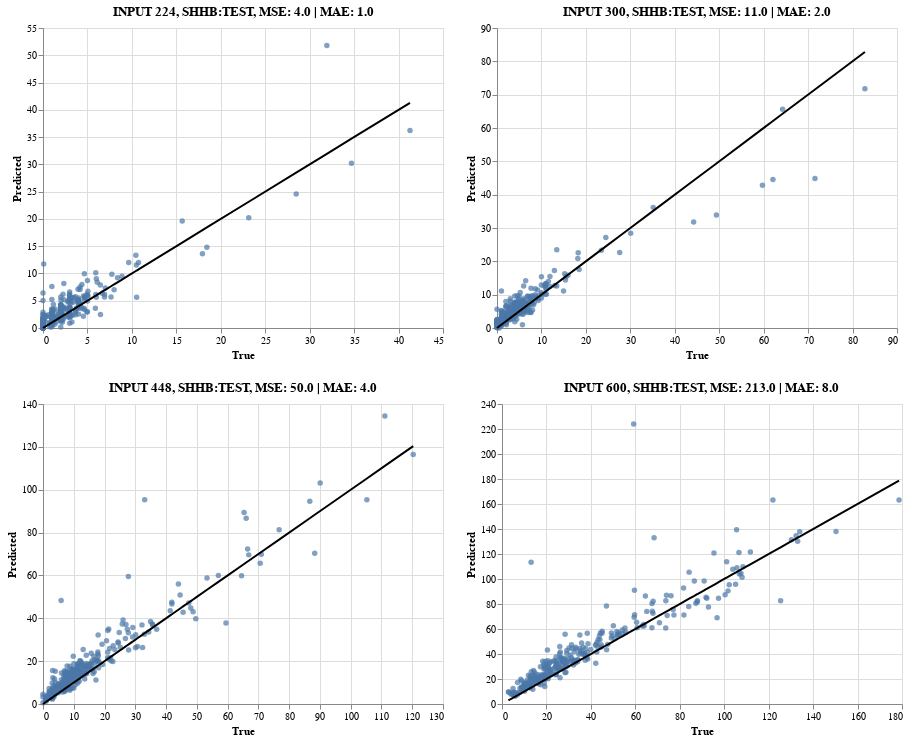

The notebook cell saved with this chart:
### Markdown cell above
Plot baseline model performance on the test set

### Code cell
baseline_shhb_test_224 = generate_plot_from_csv(
    name="vgg16baseline", dataset="SHHB", ds_type="test",
    cropsize=224
)

baseline_shhb_test_300 = generate_plot_from_csv(
    name="vgg16baseline", dataset="SHHB", ds_type="test",
    cropsize=300
)

baseline_shhb_test_448 = generate_plot_from_csv(
    name="vgg16baseline", dataset="SHHB", ds_type="test",
    cropsize=448
)

baseline_shhb_test_600 = generate_plot_from_csv(
    name="vgg16baseline", dataset="SHHB", ds_type="test",
    cropsize=600
)

ah = alt.hconcat(baseline_shhb_test_224, baseline_shhb_test_300)
av = alt.hconcat(baseline_shhb_test_448 | baseline_shhb_test_600)
chart = alt.vconcat(ah, av)
chart

### Figure 1 — Vega-Lite specification as saved in the notebook (floating-point values rounded to 4 significant figures; data arrays with more than 128 entries replaced by an {"elided": "..."} marker saying what was removed)
{"config": {"view": {"continuousWidth": 400, "continuousHeight": 300}}, "vconcat": [{"hconcat": [{"layer": [{"mark": "circle", "encoding": {"tooltip": [{"type": "quantitative", "field": "true_labels"}, {"type": "quantitative", "field": "predicted_labels"}], "x": {"type": "quantitative", "field": "true_labels"}, "y": {"type": "quantitative", "field": "predicted_labels"}}}, {"mark": "line", "encoding": {"color": {"value": "rgb(0,0,0)"}, "x": {"type": "quantitative", "field": "true_labels", "title": "True"}, "y": {"type": "quantitative", "field": "true_labels", "title": "Predicted"}}}], "data": {"name": "data-710be9691c64f8a5dd4233c357064b31"}, "title": "INPUT 224, SHHB:TEST, MSE: 4.0 | MAE: 1.0"}, {"layer": [{"mark": "circle", "encoding": {"tooltip": [{"type": "quantitative", "field": "true_labels"}, {"type": "quantitative", "field": "predicted_labels"}], "x": {"type": "quantitative", "field": "true_labels"}, "y": {"type": "quantitative", "field": "predicted_labels"}}}, {"mark": "line", "encoding": {"color": {"value": "rgb(0,0,0)"}, "x": {"type": "quantitative", "field": "true_labels", "title": "True"}, "y": {"type": "quantitative", "field": "true_labels", "title": "Predicted"}}}], "data": {"name": "data-6972f920eecbaea5f5914760e65a0bd7"}, "title": "INPUT 300, SHHB:TEST, MSE: 11.0 | MAE: 2.0"}]}, {"hconcat": [{"hconcat": [{"layer": [{"mark": "circle", "encoding": {"tooltip": [{"type": "quantitative", "field": "true_labels"}, {"type": "quantitative", "field": "predicted_labels"}], "x": {"type": "quantitative", "field": "true_labels"}, "y": {"type": "quantitative", "field": "predicted_labels"}}}, {"mark": "line", "encoding": {"color": {"value": "rgb(0,0,0)"}, "x": {"type": "quantitative", "field": "true_labels", "title": "True"}, "y": {"type": "quantitative", "field": "true_labels", "title": "Predicted"}}}], "data": {"name": "data-36ed3630d270360e912b8ff1d3b9b923"}, "title": "INPUT 448, SHHB:TEST, MSE: 50.0 | MAE: 4.0"}, {"layer": [{"mark": "circle", "encoding": {"tooltip": [{"type": "quantitative", "field": "true_labels"}, {"type": "quantitative", "field": "predicted_labels"}], "x": {"type": "quantitative", "field": "true_labels"}, "y": {"type": "quantitative", "field": "predicted_labels"}}}, {"mark": "line", "encoding": {"color": {"value": "rgb(0,0,0)"}, "x": {"type": "quantitative", "field": "true_labels", "title": "True"}, "y": {"type": "quantitative", "field": "true_labels", "title": "Predicted"}}}], "data": {"name": "data-4ab7eb9a080e323366814d78ca7f9ff8"}, "title": "INPUT 600, SHHB:TEST, MSE: 213.0 | MAE: 8.0"}]}]}], "$schema": "https://vega.github.io/schema/vega-lite/v4.0.2.json", "datasets": {"data-710be9691c64f8a5dd4233c357064b31": {"elided": "316 records"}, "data-6972f920eecbaea5f5914760e65a0bd7": {"elided": "316 records"}, "data-36ed3630d270360e912b8ff1d3b9b923": {"elided": "316 records"}, "data-4ab7eb9a080e323366814d78ca7f9ff8": {"elided": "316 records"}}}
